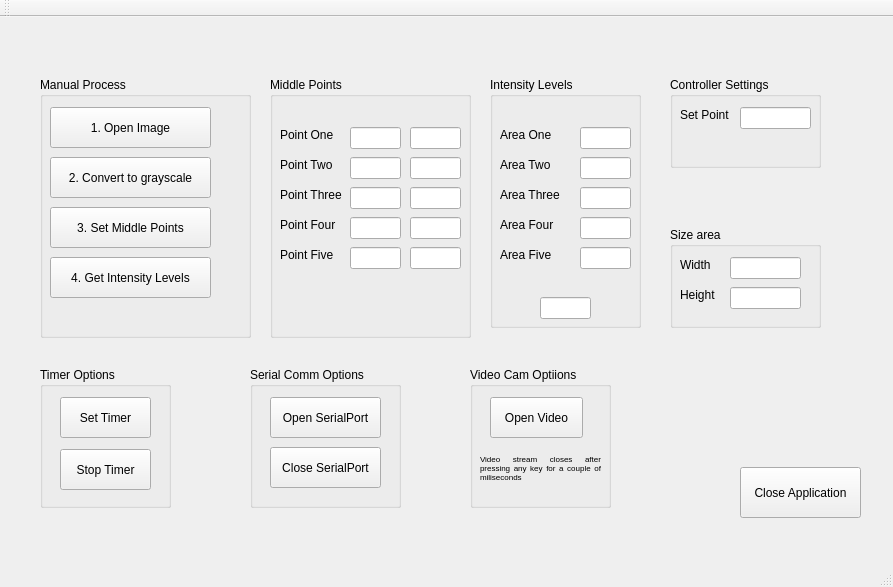
<?xml version="1.0" encoding="UTF-8"?>
<ui version="4.0">
 <class>MainWindow</class>
 <widget class="QMainWindow" name="MainWindow">
  <property name="geometry">
   <rect>
    <x>0</x>
    <y>0</y>
    <width>893</width>
    <height>587</height>
   </rect>
  </property>
  <property name="windowTitle">
   <string>MainWindow</string>
  </property>
  <widget class="QWidget" name="centralWidget">
   <widget class="QPushButton" name="closeApp">
    <property name="geometry">
     <rect>
      <x>740</x>
      <y>450</y>
      <width>121</width>
      <height>51</height>
     </rect>
    </property>
    <property name="text">
     <string>Close Application</string>
    </property>
   </widget>
   <widget class="QGroupBox" name="groupBox">
    <property name="geometry">
     <rect>
      <x>40</x>
      <y>350</y>
      <width>131</width>
      <height>141</height>
     </rect>
    </property>
    <property name="title">
     <string>Timer Options</string>
    </property>
    <widget class="QPushButton" name="stopTimer">
     <property name="geometry">
      <rect>
       <x>20</x>
       <y>82</y>
       <width>91</width>
       <height>41</height>
      </rect>
     </property>
     <property name="text">
      <string>Stop Timer</string>
     </property>
    </widget>
    <widget class="QPushButton" name="setTimer">
     <property name="geometry">
      <rect>
       <x>20</x>
       <y>30</y>
       <width>91</width>
       <height>41</height>
      </rect>
     </property>
     <property name="text">
      <string>Set Timer</string>
     </property>
    </widget>
   </widget>
   <widget class="QGroupBox" name="groupBox_2">
    <property name="geometry">
     <rect>
      <x>250</x>
      <y>350</y>
      <width>151</width>
      <height>141</height>
     </rect>
    </property>
    <property name="title">
     <string>Serial Comm Options</string>
    </property>
    <widget class="QPushButton" name="closeSerialPort">
     <property name="geometry">
      <rect>
       <x>20</x>
       <y>80</y>
       <width>111</width>
       <height>41</height>
      </rect>
     </property>
     <property name="text">
      <string>Close SerialPort</string>
     </property>
    </widget>
    <widget class="QPushButton" name="openSerialPort">
     <property name="geometry">
      <rect>
       <x>20</x>
       <y>30</y>
       <width>111</width>
       <height>41</height>
      </rect>
     </property>
     <property name="text">
      <string>Open SerialPort</string>
     </property>
    </widget>
   </widget>
   <widget class="QGroupBox" name="groupBox_3">
    <property name="geometry">
     <rect>
      <x>470</x>
      <y>350</y>
      <width>141</width>
      <height>141</height>
     </rect>
    </property>
    <property name="title">
     <string>Video Cam Optiions</string>
    </property>
    <widget class="QPushButton" name="openVideoCam">
     <property name="geometry">
      <rect>
       <x>20</x>
       <y>30</y>
       <width>93</width>
       <height>41</height>
      </rect>
     </property>
     <property name="text">
      <string>Open Video</string>
     </property>
    </widget>
    <widget class="QLabel" name="label">
     <property name="geometry">
      <rect>
       <x>10</x>
       <y>70</y>
       <width>121</width>
       <height>61</height>
      </rect>
     </property>
     <property name="sizePolicy">
      <sizepolicy hsizetype="Preferred" vsizetype="Preferred">
       <horstretch>0</horstretch>
       <verstretch>0</verstretch>
      </sizepolicy>
     </property>
     <property name="font">
      <font>
       <pointsize>6</pointsize>
       <kerning>true</kerning>
      </font>
     </property>
     <property name="autoFillBackground">
      <bool>false</bool>
     </property>
     <property name="text">
      <string>Video stream closes after pressing any key for a couple of miliseconds</string>
     </property>
     <property name="textFormat">
      <enum>Qt::AutoText</enum>
     </property>
     <property name="alignment">
      <set>Qt::AlignJustify|Qt::AlignVCenter</set>
     </property>
     <property name="wordWrap">
      <bool>true</bool>
     </property>
    </widget>
   </widget>
   <widget class="QGroupBox" name="groupBox_4">
    <property name="geometry">
     <rect>
      <x>40</x>
      <y>60</y>
      <width>211</width>
      <height>261</height>
     </rect>
    </property>
    <property name="title">
     <string>Manual Process</string>
    </property>
    <widget class="QPushButton" name="OpenImageButton">
     <property name="geometry">
      <rect>
       <x>10</x>
       <y>30</y>
       <width>161</width>
       <height>41</height>
      </rect>
     </property>
     <property name="text">
      <string>1. Open Image</string>
     </property>
    </widget>
    <widget class="QPushButton" name="grayScale">
     <property name="geometry">
      <rect>
       <x>10</x>
       <y>80</y>
       <width>161</width>
       <height>41</height>
      </rect>
     </property>
     <property name="text">
      <string>2. Convert to grayscale</string>
     </property>
    </widget>
    <widget class="QPushButton" name="middlePoints">
     <property name="geometry">
      <rect>
       <x>10</x>
       <y>130</y>
       <width>161</width>
       <height>41</height>
      </rect>
     </property>
     <property name="text">
      <string>3. Set Middle Points</string>
     </property>
    </widget>
    <widget class="QPushButton" name="getIntensity">
     <property name="geometry">
      <rect>
       <x>10</x>
       <y>180</y>
       <width>161</width>
       <height>41</height>
      </rect>
     </property>
     <property name="text">
      <string>4. Get Intensity Levels</string>
     </property>
    </widget>
   </widget>
   <widget class="QGroupBox" name="groupBox_5">
    <property name="geometry">
     <rect>
      <x>270</x>
      <y>60</y>
      <width>201</width>
      <height>261</height>
     </rect>
    </property>
    <property name="title">
     <string>Middle Points</string>
    </property>
    <widget class="QLabel" name="label_2">
     <property name="geometry">
      <rect>
       <x>10</x>
       <y>50</y>
       <width>61</width>
       <height>16</height>
      </rect>
     </property>
     <property name="text">
      <string>Point One</string>
     </property>
    </widget>
    <widget class="QLabel" name="label_3">
     <property name="geometry">
      <rect>
       <x>10</x>
       <y>80</y>
       <width>71</width>
       <height>16</height>
      </rect>
     </property>
     <property name="text">
      <string>Point Two</string>
     </property>
    </widget>
    <widget class="QLabel" name="label_4">
     <property name="geometry">
      <rect>
       <x>10</x>
       <y>110</y>
       <width>71</width>
       <height>16</height>
      </rect>
     </property>
     <property name="text">
      <string>Point Three</string>
     </property>
    </widget>
    <widget class="QLabel" name="label_5">
     <property name="geometry">
      <rect>
       <x>10</x>
       <y>140</y>
       <width>71</width>
       <height>16</height>
      </rect>
     </property>
     <property name="text">
      <string>Point Four</string>
     </property>
    </widget>
    <widget class="QLabel" name="label_6">
     <property name="geometry">
      <rect>
       <x>10</x>
       <y>170</y>
       <width>71</width>
       <height>16</height>
      </rect>
     </property>
     <property name="text">
      <string>Point Five</string>
     </property>
    </widget>
    <widget class="QLineEdit" name="P_one_cols">
     <property name="geometry">
      <rect>
       <x>80</x>
       <y>50</y>
       <width>51</width>
       <height>22</height>
      </rect>
     </property>
    </widget>
    <widget class="QLineEdit" name="P_two_cols">
     <property name="geometry">
      <rect>
       <x>80</x>
       <y>80</y>
       <width>51</width>
       <height>22</height>
      </rect>
     </property>
    </widget>
    <widget class="QLineEdit" name="P_three_cols">
     <property name="geometry">
      <rect>
       <x>80</x>
       <y>110</y>
       <width>51</width>
       <height>22</height>
      </rect>
     </property>
    </widget>
    <widget class="QLineEdit" name="P_four_cols">
     <property name="geometry">
      <rect>
       <x>80</x>
       <y>140</y>
       <width>51</width>
       <height>22</height>
      </rect>
     </property>
    </widget>
    <widget class="QLineEdit" name="P_five_cols">
     <property name="geometry">
      <rect>
       <x>80</x>
       <y>170</y>
       <width>51</width>
       <height>22</height>
      </rect>
     </property>
    </widget>
    <widget class="QLineEdit" name="P_four_rows">
     <property name="geometry">
      <rect>
       <x>140</x>
       <y>140</y>
       <width>51</width>
       <height>22</height>
      </rect>
     </property>
    </widget>
    <widget class="QLineEdit" name="P_two_rows">
     <property name="geometry">
      <rect>
       <x>140</x>
       <y>80</y>
       <width>51</width>
       <height>22</height>
      </rect>
     </property>
    </widget>
    <widget class="QLineEdit" name="P_five_rows">
     <property name="geometry">
      <rect>
       <x>140</x>
       <y>170</y>
       <width>51</width>
       <height>22</height>
      </rect>
     </property>
    </widget>
    <widget class="QLineEdit" name="P_one_rows">
     <property name="geometry">
      <rect>
       <x>140</x>
       <y>50</y>
       <width>51</width>
       <height>22</height>
      </rect>
     </property>
    </widget>
    <widget class="QLineEdit" name="P_three_rows">
     <property name="geometry">
      <rect>
       <x>140</x>
       <y>110</y>
       <width>51</width>
       <height>22</height>
      </rect>
     </property>
    </widget>
   </widget>
   <widget class="QGroupBox" name="groupBox_6">
    <property name="geometry">
     <rect>
      <x>490</x>
      <y>60</y>
      <width>151</width>
      <height>251</height>
     </rect>
    </property>
    <property name="title">
     <string>Intensity Levels</string>
    </property>
    <widget class="QLabel" name="label_11">
     <property name="geometry">
      <rect>
       <x>10</x>
       <y>170</y>
       <width>71</width>
       <height>16</height>
      </rect>
     </property>
     <property name="text">
      <string>Area Five</string>
     </property>
    </widget>
    <widget class="QLabel" name="label_7">
     <property name="geometry">
      <rect>
       <x>10</x>
       <y>80</y>
       <width>71</width>
       <height>16</height>
      </rect>
     </property>
     <property name="text">
      <string>Area Two</string>
     </property>
    </widget>
    <widget class="QLabel" name="label_10">
     <property name="geometry">
      <rect>
       <x>10</x>
       <y>110</y>
       <width>71</width>
       <height>16</height>
      </rect>
     </property>
     <property name="text">
      <string>Area Three</string>
     </property>
    </widget>
    <widget class="QLabel" name="label_9">
     <property name="geometry">
      <rect>
       <x>10</x>
       <y>50</y>
       <width>61</width>
       <height>16</height>
      </rect>
     </property>
     <property name="text">
      <string>Area One</string>
     </property>
    </widget>
    <widget class="QLabel" name="label_8">
     <property name="geometry">
      <rect>
       <x>10</x>
       <y>140</y>
       <width>71</width>
       <height>16</height>
      </rect>
     </property>
     <property name="text">
      <string>Area Four</string>
     </property>
    </widget>
    <widget class="QLineEdit" name="intensityLevel_1">
     <property name="geometry">
      <rect>
       <x>90</x>
       <y>50</y>
       <width>51</width>
       <height>22</height>
      </rect>
     </property>
    </widget>
    <widget class="QLineEdit" name="intensityLevel_2">
     <property name="geometry">
      <rect>
       <x>90</x>
       <y>80</y>
       <width>51</width>
       <height>22</height>
      </rect>
     </property>
    </widget>
    <widget class="QLineEdit" name="intensityLevel_3">
     <property name="geometry">
      <rect>
       <x>90</x>
       <y>110</y>
       <width>51</width>
       <height>22</height>
      </rect>
     </property>
    </widget>
    <widget class="QLineEdit" name="intensityLevel_4">
     <property name="geometry">
      <rect>
       <x>90</x>
       <y>140</y>
       <width>51</width>
       <height>22</height>
      </rect>
     </property>
    </widget>
    <widget class="QLineEdit" name="intensityLevel_5">
     <property name="geometry">
      <rect>
       <x>90</x>
       <y>170</y>
       <width>51</width>
       <height>22</height>
      </rect>
     </property>
    </widget>
    <widget class="QLineEdit" name="intensityLevel">
     <property name="geometry">
      <rect>
       <x>50</x>
       <y>220</y>
       <width>51</width>
       <height>22</height>
      </rect>
     </property>
    </widget>
   </widget>
   <widget class="QGroupBox" name="groupBox_7">
    <property name="geometry">
     <rect>
      <x>670</x>
      <y>210</y>
      <width>151</width>
      <height>101</height>
     </rect>
    </property>
    <property name="title">
     <string>Size area</string>
    </property>
    <widget class="QLineEdit" name="widthArea">
     <property name="geometry">
      <rect>
       <x>60</x>
       <y>30</y>
       <width>71</width>
       <height>22</height>
      </rect>
     </property>
    </widget>
    <widget class="QLineEdit" name="hightArea">
     <property name="geometry">
      <rect>
       <x>60</x>
       <y>60</y>
       <width>71</width>
       <height>22</height>
      </rect>
     </property>
    </widget>
    <widget class="QLabel" name="label_12">
     <property name="geometry">
      <rect>
       <x>10</x>
       <y>30</y>
       <width>55</width>
       <height>16</height>
      </rect>
     </property>
     <property name="text">
      <string>Width</string>
     </property>
    </widget>
    <widget class="QLabel" name="label_13">
     <property name="geometry">
      <rect>
       <x>10</x>
       <y>60</y>
       <width>55</width>
       <height>16</height>
      </rect>
     </property>
     <property name="text">
      <string>Height</string>
     </property>
    </widget>
   </widget>
   <widget class="QGroupBox" name="groupBox_8">
    <property name="geometry">
     <rect>
      <x>670</x>
      <y>60</y>
      <width>151</width>
      <height>91</height>
     </rect>
    </property>
    <property name="title">
     <string>Controller Settings</string>
    </property>
    <widget class="QLabel" name="label_14">
     <property name="geometry">
      <rect>
       <x>10</x>
       <y>30</y>
       <width>61</width>
       <height>16</height>
      </rect>
     </property>
     <property name="text">
      <string>Set Point</string>
     </property>
    </widget>
    <widget class="QLineEdit" name="setPoint">
     <property name="geometry">
      <rect>
       <x>70</x>
       <y>30</y>
       <width>71</width>
       <height>22</height>
      </rect>
     </property>
    </widget>
   </widget>
  </widget>
  <widget class="QMenuBar" name="menuBar">
   <property name="geometry">
    <rect>
     <x>0</x>
     <y>0</y>
     <width>893</width>
     <height>26</height>
    </rect>
   </property>
  </widget>
  <widget class="QToolBar" name="mainToolBar">
   <attribute name="toolBarArea">
    <enum>TopToolBarArea</enum>
   </attribute>
   <attribute name="toolBarBreak">
    <bool>false</bool>
   </attribute>
  </widget>
  <widget class="QStatusBar" name="statusBar"/>
 </widget>
 <layoutdefault spacing="6" margin="11"/>
 <resources/>
 <connections/>
</ui>
